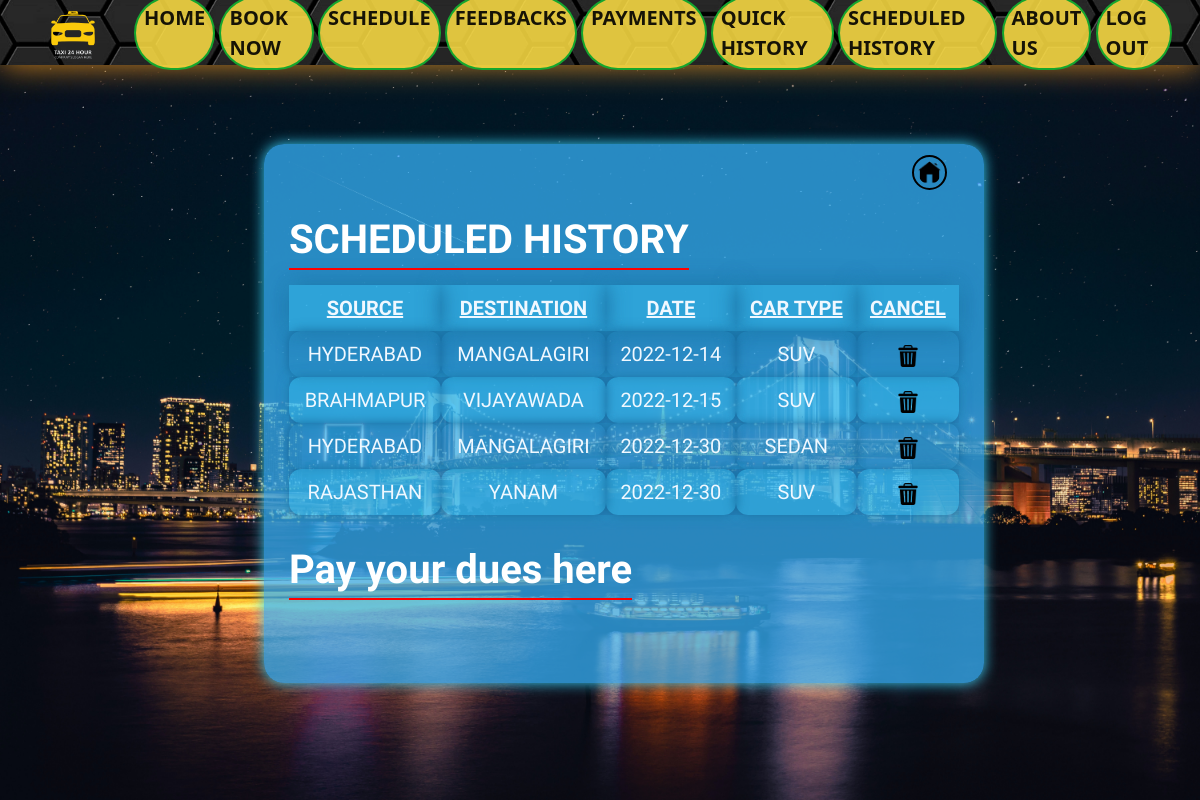
Page /history/ (signed in) on the committed database.
### Rentals/models.py (models this page shows, shortened)
class BookedForLater(models.Model):
    user_name = models.CharField(max_length = 200)
    source = models.CharField(max_length = 200)
    destination = models.CharField(max_length = 200)
    date = models.CharField(max_length = 30)
    time = models.CharField(max_length = 30)
    cartype = models.CharField(max_length = 100)
    phone = models.CharField(max_length = 13)

### Rentals/views.py (the view)
# urls.py: path('history/', views.BookingHistory, name = 'history'),
def BookingHistory(request):
    if request.user.is_authenticated:
        if request.user.is_staff == True:
            travel_list = BookedForLater.objects.all()
        else:
            username = request.user.username
            travel_list = BookedForLater.objects.filter(user_name = username)
        return render(request, 'Rentals/history.html', {'travel_list':travel_list})
    messages.error(request, 'Please, Login First!')
    return redirect('/')

### Rentals/templates/Rentals/history.html (shortened to what this page needs)
{% extends 'base.html' %}
{% block body %}
<div class="historytable">
    <a href="/"><img src="/static/styles/Images&Gifs/homeico.png" class="homemin"></a>
      <h1>SCHEDULED HISTORY</h1>
      <table>
      <tr>
        <th>SOURCE</th>
        <th>DESTINATION</th>
        <th>DATE</th>
        <th>CAR TYPE</th>
        <th>Cancel</th>
      </tr>
      {% for i in travel_list %}
      <tr>
        <td>{{i.source}}</td>
        <td>{{i.destination}}</td>
        <td>{{i.date}}</td>
        <td>{{i.cartype}}</td>
        <td><a href="delete/{{ i.id }}"><img src="/static/styles/Images&Gifs/bin.png" class="delbin"></a></td>
      </tr>
      {% endfor %}
      </table>
      <h1 class="payment">Pay your dues here </h1><form><script src="https://checkout.razorpay.com/v1/payment-button.js" data-payment_button_id="pl_KnLeWBdEYw7nhW" async> </script> </form>
  </div>
{% endblock body %}

### Rentals/static/styles/homestyle.css (style rules this page uses)
* { margin: 0; padding: 0; }
html { box-sizing: border-box; scroll-behavior: smooth; }
body { font-family: 'Baloo Bhai'; margin: 0; background: url(/static/styles/Images&Gifs/rt5.jpg) no-repeat center center fixed; background-size: cover; }
.homemin { border: 2px solid black; padding: 4px; width: 35px; border-radius: 20px; position: absolute; left: 90%; top: 2%; }
.historytable { box-shadow: 0 0 14px #39d2f8; width: 60%; font-size: 20px; font-family: 'Baloo Bhai'; padding: 68px 25px; background-color: rgba(55, 180, 252, 0.733); color: rgb(255, 255, 255); border-radius: 20px; position: absolute; top: 18%; left: 22%; }
.payment { padding: 6px; margin-top: 4%; }
.historytable h1 { font-weight: bold; color: rgb(255, 255, 255); display: inline-block; font-size: 40px; border-bottom: 2px solid rgb(255, 0, 0); margin-bottom: 15px; padding: 4px 0; }
table { text-transform: uppercase; color: aliceblue; text-align: center; border-collapse: collapse; width: 100%; }
td { box-shadow: 0 0 12px #126091cf; text-align: center; border-radius: 12px; border: 1px solid #5abdff; padding: 8px; }
th { box-shadow: 0 0 22px #126091cf; text-decoration: underline; border: 3px solid #5abdff; padding: 8px; }
tr:nth-child(odd) { background-color: #3aceff5b; box-shadow: 0 0 12px #3aceff5b; }
.delbin { width: 22px; }

### Rentals/static/styles/about.css (style rules this page uses)
* { margin: 0; padding: 0; }
*, *:before, *:after { box-sizing: inherit; }

### rows in the picture
BookedForLater: source "HYDERABAD", destination "MANGALAGIRI", date "2022-12-14", cartype "SUV"
BookedForLater: source "BRAHMAPUR", destination "VIJAYAWADA", date "2022-12-15", cartype "SUV"
BookedForLater: source "HYDERABAD", destination "MANGALAGIRI", date "2022-12-30", cartype "SEDAN"
BookedForLater: source "RAJASTHAN", destination "YANAM", date "2022-12-30", cartype "SUV"
